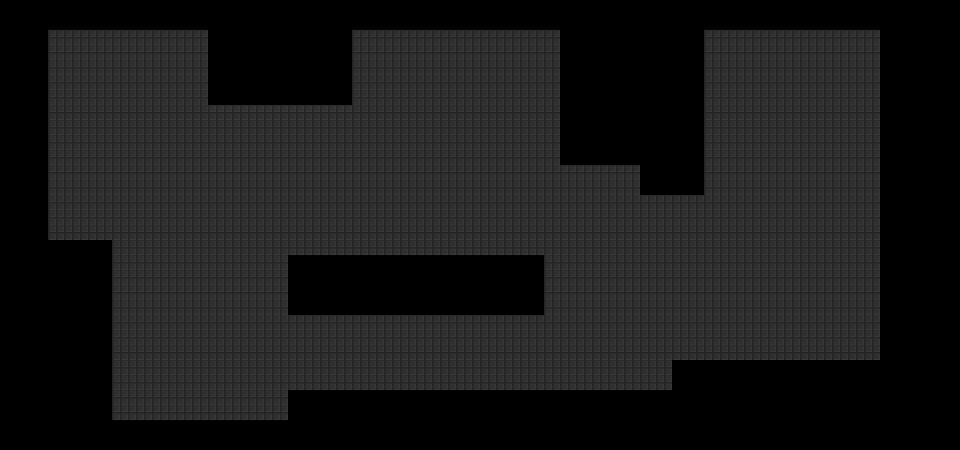

Below is a game level as drawn by its tile map, then a one-line description and the .tmx file that defines it, in full:
An orthogonal 60x30 tile map with 16x15 px tiles, 1 tile layer (Warstwa Kafelków 1).

<map version="1.10" tiledversion="1.11.0" orientation="orthogonal" renderorder="right-down" width="60" height="30" tilewidth="16" tileheight="15" infinite="0" nextlayerid="2" nextobjectid="1">
 <tileset firstgid="1" source="ground_tile.tsx" />
 <layer id="1" name="Warstwa Kafelków 1" width="60" height="30">
  <data encoding="csv">
0,0,0,0,0,0,0,0,0,0,0,0,0,0,0,0,0,0,0,0,0,0,0,0,0,0,0,0,0,0,0,0,0,0,0,0,0,0,0,0,0,0,0,0,0,0,0,0,0,0,0,0,0,0,0,0,0,0,0,0,
0,0,0,0,0,0,0,0,0,0,0,0,0,0,0,0,0,0,0,0,0,0,0,0,0,0,0,0,0,0,0,0,0,0,0,0,0,0,0,0,0,0,0,0,0,0,0,0,0,0,0,0,0,0,0,0,0,0,0,0,
0,0,0,1,1,1,1,1,1,1,1,1,1,0,0,0,0,0,0,0,0,0,1,1,1,1,1,1,1,1,1,1,1,1,1,0,0,0,0,0,0,0,0,0,1,1,1,1,1,1,1,1,1,1,1,0,0,0,0,0,
0,0,0,1,1,1,1,1,1,1,1,1,1,0,0,0,0,0,0,0,0,0,1,1,1,1,1,1,1,1,1,1,1,1,1,0,0,0,0,0,0,0,0,0,1,1,1,1,1,1,1,1,1,1,1,0,0,0,0,0,
0,0,0,1,1,1,1,1,1,1,1,1,1,0,0,0,0,0,0,0,0,0,1,1,1,1,1,1,1,1,1,1,1,1,1,0,0,0,0,0,0,0,0,0,1,1,1,1,1,1,1,1,1,1,1,0,0,0,0,0,
0,0,0,1,1,1,1,1,1,1,1,1,1,0,0,0,0,0,0,0,0,0,1,1,1,1,1,1,1,1,1,1,1,1,1,0,0,0,0,0,0,0,0,0,1,1,1,1,1,1,1,1,1,1,1,0,0,0,0,0,
0,0,0,1,1,1,1,1,1,1,1,1,1,0,0,0,0,0,0,0,0,0,1,1,1,1,1,1,1,1,1,1,1,1,1,0,0,0,0,0,0,0,0,0,1,1,1,1,1,1,1,1,1,1,1,0,0,0,0,0,
0,0,0,1,1,1,1,1,1,1,1,1,1,1,1,1,1,1,1,1,1,1,1,1,1,1,1,1,1,1,1,1,1,1,1,0,0,0,0,0,0,0,0,0,1,1,1,1,1,1,1,1,1,1,1,0,0,0,0,0,
0,0,0,1,1,1,1,1,1,1,1,1,1,1,1,1,1,1,1,1,1,1,1,1,1,1,1,1,1,1,1,1,1,1,1,0,0,0,0,0,0,0,0,0,1,1,1,1,1,1,1,1,1,1,1,0,0,0,0,0,
0,0,0,1,1,1,1,1,1,1,1,1,1,1,1,1,1,1,1,1,1,1,1,1,1,1,1,1,1,1,1,1,1,1,1,0,0,0,0,0,0,0,0,0,1,1,1,1,1,1,1,1,1,1,1,0,0,0,0,0,
0,0,0,1,1,1,1,1,1,1,1,1,1,1,1,1,1,1,1,1,1,1,1,1,1,1,1,1,1,1,1,1,1,1,1,0,0,0,0,0,0,0,0,0,1,1,1,1,1,1,1,1,1,1,1,0,0,0,0,0,
0,0,0,1,1,1,1,1,1,1,1,1,1,1,1,1,1,1,1,1,1,1,1,1,1,1,1,1,1,1,1,1,1,1,1,1,1,1,1,1,0,0,0,0,1,1,1,1,1,1,1,1,1,1,1,0,0,0,0,0,
0,0,0,1,1,1,1,1,1,1,1,1,1,1,1,1,1,1,1,1,1,1,1,1,1,1,1,1,1,1,1,1,1,1,1,1,1,1,1,1,0,0,0,0,1,1,1,1,1,1,1,1,1,1,1,0,0,0,0,0,
0,0,0,1,1,1,1,1,1,1,1,1,1,1,1,1,1,1,1,1,1,1,1,1,1,1,1,1,1,1,1,1,1,1,1,1,1,1,1,1,1,1,1,1,1,1,1,1,1,1,1,1,1,1,1,0,0,0,0,0,
0,0,0,1,1,1,1,1,1,1,1,1,1,1,1,1,1,1,1,1,1,1,1,1,1,1,1,1,1,1,1,1,1,1,1,1,1,1,1,1,1,1,1,1,1,1,1,1,1,1,1,1,1,1,1,0,0,0,0,0,
0,0,0,1,1,1,1,1,1,1,1,1,1,1,1,1,1,1,1,1,1,1,1,1,1,1,1,1,1,1,1,1,1,1,1,1,1,1,1,1,1,1,1,1,1,1,1,1,1,1,1,1,1,1,1,0,0,0,0,0,
0,0,0,0,0,0,0,1,1,1,1,1,1,1,1,1,1,1,1,1,1,1,1,1,1,1,1,1,1,1,1,1,1,1,1,1,1,1,1,1,1,1,1,1,1,1,1,1,1,1,1,1,1,1,1,0,0,0,0,0,
0,0,0,0,0,0,0,1,1,1,1,1,1,1,1,1,1,1,0,0,0,0,0,0,0,0,0,0,0,0,0,0,0,0,1,1,1,1,1,1,1,1,1,1,1,1,1,1,1,1,1,1,1,1,1,0,0,0,0,0,
0,0,0,0,0,0,0,1,1,1,1,1,1,1,1,1,1,1,0,0,0,0,0,0,0,0,0,0,0,0,0,0,0,0,1,1,1,1,1,1,1,1,1,1,1,1,1,1,1,1,1,1,1,1,1,0,0,0,0,0,
0,0,0,0,0,0,0,1,1,1,1,1,1,1,1,1,1,1,0,0,0,0,0,0,0,0,0,0,0,0,0,0,0,0,1,1,1,1,1,1,1,1,1,1,1,1,1,1,1,1,1,1,1,1,1,0,0,0,0,0,
0,0,0,0,0,0,0,1,1,1,1,1,1,1,1,1,1,1,0,0,0,0,0,0,0,0,0,0,0,0,0,0,0,0,1,1,1,1,1,1,1,1,1,1,1,1,1,1,1,1,1,1,1,1,1,0,0,0,0,0,
0,0,0,0,0,0,0,1,1,1,1,1,1,1,1,1,1,1,1,1,1,1,1,1,1,1,1,1,1,1,1,1,1,1,1,1,1,1,1,1,1,1,1,1,1,1,1,1,1,1,1,1,1,1,1,0,0,0,0,0,
0,0,0,0,0,0,0,1,1,1,1,1,1,1,1,1,1,1,1,1,1,1,1,1,1,1,1,1,1,1,1,1,1,1,1,1,1,1,1,1,1,1,1,1,1,1,1,1,1,1,1,1,1,1,1,0,0,0,0,0,
0,0,0,0,0,0,0,1,1,1,1,1,1,1,1,1,1,1,1,1,1,1,1,1,1,1,1,1,1,1,1,1,1,1,1,1,1,1,1,1,1,1,1,1,1,1,1,1,1,1,1,1,1,1,1,0,0,0,0,0,
0,0,0,0,0,0,0,1,1,1,1,1,1,1,1,1,1,1,1,1,1,1,1,1,1,1,1,1,1,1,1,1,1,1,1,1,1,1,1,1,1,1,0,0,0,0,0,0,0,0,0,0,0,0,0,0,0,0,0,0,
0,0,0,0,0,0,0,1,1,1,1,1,1,1,1,1,1,1,1,1,1,1,1,1,1,1,1,1,1,1,1,1,1,1,1,1,1,1,1,1,1,1,0,0,0,0,0,0,0,0,0,0,0,0,0,0,0,0,0,0,
0,0,0,0,0,0,0,1,1,1,1,1,1,1,1,1,1,1,0,0,0,0,0,0,0,0,0,0,0,0,0,0,0,0,0,0,0,0,0,0,0,0,0,0,0,0,0,0,0,0,0,0,0,0,0,0,0,0,0,0,
0,0,0,0,0,0,0,1,1,1,1,1,1,1,1,1,1,1,0,0,0,0,0,0,0,0,0,0,0,0,0,0,0,0,0,0,0,0,0,0,0,0,0,0,0,0,0,0,0,0,0,0,0,0,0,0,0,0,0,0,
0,0,0,0,0,0,0,0,0,0,0,0,0,0,0,0,0,0,0,0,0,0,0,0,0,0,0,0,0,0,0,0,0,0,0,0,0,0,0,0,0,0,0,0,0,0,0,0,0,0,0,0,0,0,0,0,0,0,0,0,
0,0,0,0,0,0,0,0,0,0,0,0,0,0,0,0,0,0,0,0,0,0,0,0,0,0,0,0,0,0,0,0,0,0,0,0,0,0,0,0,0,0,0,0,0,0,0,0,0,0,0,0,0,0,0,0,0,0,0,0
</data>
 </layer>
</map>